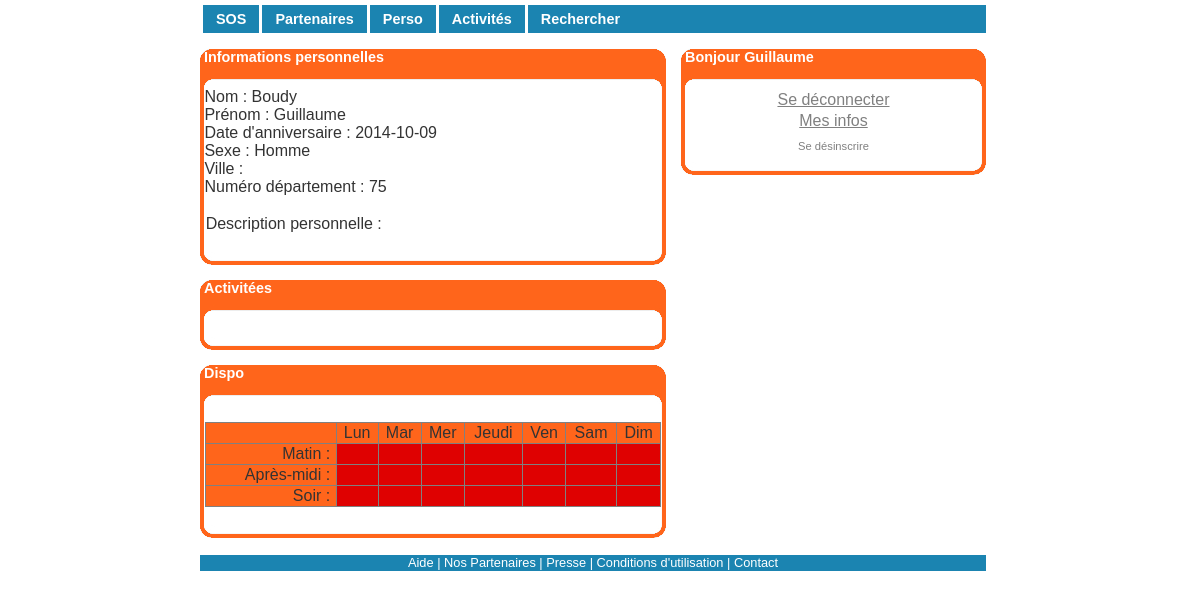
The page /perso.php?id=5 (signed in) on the database as committed earlier.
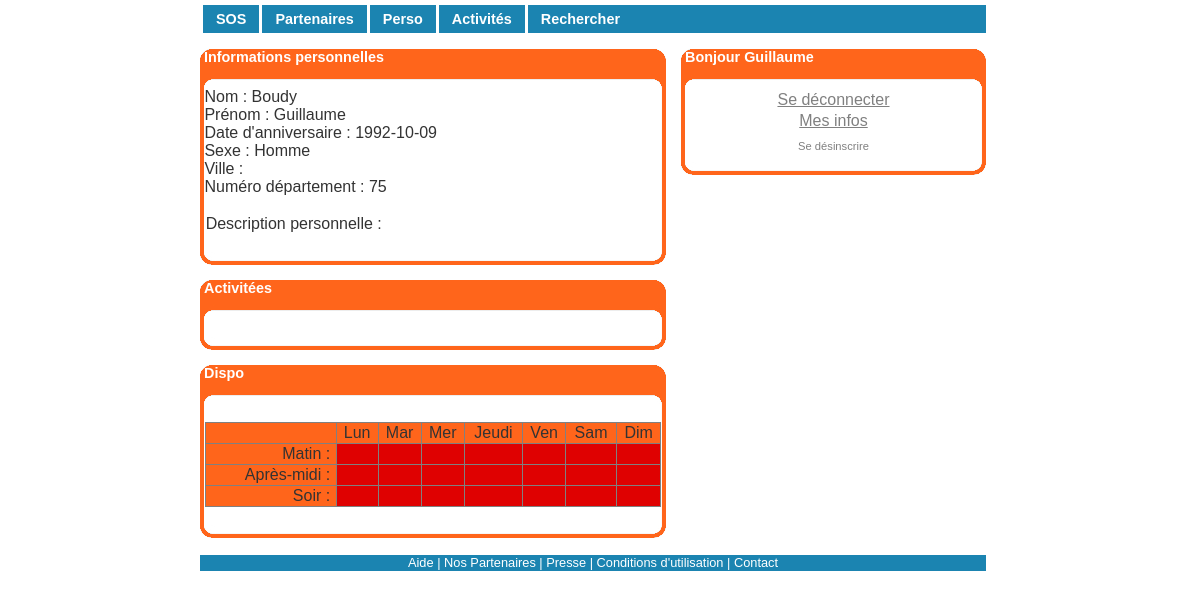
The same page on the database as committed later.
### tables this page shows
CREATE TABLE IF NOT EXISTS `users` (
  `id` int(11) NOT NULL AUTO_INCREMENT,
  `nom` varchar(255) NOT NULL,
  `prenom` varchar(255) NOT NULL,
  `birth` date NOT NULL,
  `mdp` char(150) NOT NULL,
  `sexe` varchar(50) NOT NULL,
  `email` varchar(255) NOT NULL,
  `avatar` varchar(255) DEFAULT NULL,
  `ville` varchar(255) DEFAULT NULL,
  `numDep` int(5) DEFAULT NULL,
  `tel` varchar(10) DEFAULT NULL,
  `description` text,
  `afficheEmail` tinyint(1) DEFAULT NULL,
  `AfficheTel` tinyint(1) DEFAULT NULL,
  `pass` varchar(50) DEFAULT NULL,
  `valide` varchar(50) DEFAULT NULL,
  PRIMARY KEY (`id`)
);

### perso.php (the view, shortened to what the rows shown need)
<?php
	include("FctPhp.php");
	if (!isset($_SESSION['id'])) {
		header('location:index.php');
	}
	else {
		$UserCurrentId = $_SESSION['id'];
		if (!isset($_GET['id'])) {
			$id = $_SESSION['id'];
		}
		else {
			$id = $_GET['id'];
		}
		$req = "SELECT nom, prenom, birth, mdp, sexe, email, avatar, ville, numDep, tel, description, afficheEmail, AfficheTel FROM users WHERE id=".$id;
		$resultat = mysql_query($req) or die('Erreur SQL !<br>'.$req.'<br>'.mysql_error());
		$ligne = mysql_fetch_assoc($resultat);
		$nom = $ligne['nom'];
		$prenom = $ligne['prenom'];
		$birth = $ligne['birth'];
		$birthEx = explode("-", $birth);
		$jour = $birthEx[2];
		$mois = $birthEx[1];
		$annee = $birthEx[0];
		$sexe = $ligne['sexe'];
		$email = $ligne['email'];
		$ville = $ligne['ville'];
		$numDep = $ligne['numDep'];
		$tel = $ligne['tel'];
		$description = $ligne['description'];
		$afficheEmail = $ligne['afficheEmail'];
		$AfficheTel = $ligne['AfficheTel'];
		$sqlDispo2 = "SELECT * FROM dispo WHERE idUser='".$id."'";
		$reqDispo2 = mysql_query($sqlDispo2) or die('Erreur SQL !<br>'.$sqlDispo2.'<br>'.mysql_error());
		$dataDispo2 = mysql_fetch_assoc($reqDispo2);
	}
?>
<html xmlns="http://www.w3.org/1999/xhtml"><head>
	<link rel="stylesheet" href="style.css" type="text/css" charset="utf-8">
	<body>
		<div id="conteneur">
			<div id="contenu_annexe">
				<?php
				if ($id == $UserCurrentId && isset($_POST['modif_perso'])) {
					echo '<div class="boitegrise_466 sans_marge_gauche">
						<h2>&nbsp;Informations personnelles</h2>
						<form method="POST" action="perso.php">
						&nbsp;Nom : <input type="text" name="nom" value="'.$nom.'" /><br>
						&nbsp;Prénom : <input type="text" name="prenom" value="'.$prenom.'" /><br>
						&nbsp;Date d\'anniversaire : '; ShowListBoxBirth($jour, $mois, $annee); echo '<br>
						&nbsp;Sexe : <input type="radio" name="sexe" value="Homme" '; if ($sexe == "Homme") echo "checked"; echo ' /> Homme <input type="radio" name="sexe" value="Femme" '; if ($sexe == "Femme") echo "checked"; echo ' /> Femme<br>
						&nbsp;Téléphone : <input type="text" name="tel" value="'.$tel.'" /><br>
						&nbsp;Email : <input type="text" name="email" value="'.$email.'" /><br>
						&nbsp;Ville : <input type="text" name="ville" value="'.$ville.'" /><br>
						&nbsp;Code postal : <input type="text" name="numDep" value="'.$numDep.'" /><br>
						&nbsp;Description personnelle : <br><textarea name="description" value="'.$description.'" class="modif_compte">'.$description.'</textarea><br><br>
						&nbsp;Afficher mon email : <input type="radio" name="afficheEmail" value="1" '; if ($afficheEmail == "1") echo "checked"; echo ' /> Oui <input type="radio" name="afficheEmail" value="0" '; if ($afficheEmail == "0") echo "checked"; echo ' /> Non<br>
						&nbsp;Afficher mon numéro : <input type="radio" name="AfficheTel" value="1" '; if ($AfficheTel == "1") echo "checked"; echo ' /> Oui <input type="radio" name="AfficheTel" value="0" '; if ($AfficheTel == "0") echo "checked"; echo ' /> Non<br>
						<br>
						<input type="submit" name="modif_perso_valid" value="Valider" class="modif_compte_valid"/>
						<input type="submit" value="Annuler" class="modif_compte_valid"/>
						</form>
						<div class="finboite"></div>
						</div>';
				}
				else {
					echo '<div class="boitegrise_466 sans_marge_gauche">
						<h2>&nbsp;Informations personnelles</h2>
						&nbsp;Nom : '.$nom.'<br>
						&nbsp;Prénom : '.$prenom.'<br>
						&nbsp;Date d\'anniversaire : '.$birth.'<br>
						&nbsp;Sexe : '.$sexe.'<br>';
						echo '&nbsp;Ville : '.$ville.'<br>
						&nbsp;Numéro département : '.$numDep.'<br /><br />
						<table border="0" style="width: 98%;" align="center">
							<tbody>
								<tr>
									<td>Description personnelle : <br />'.$description.'</td>
								</tr>
							</tbody>
						</table><br />';
						echo '
						<div class="finboite"></div>
						</div>';
				}
				getConnexion();
				if ($id == $UserCurrentId && isset($_POST['modif_activite'])) {
					echo '<div class="boitegrise_466 sans_marge_gauche">
						<h2>&nbsp;Activitées</h2>
						<br>
						<form method="POST" action="perso.php" >
						<input type="submit" name="modif_activite_valid" value="Valider" class="modif_compte_valid"/>
						<input type="submit" value="Annuler" class="modif_compte_valid"/>
						</form>
						<div class="finboite"></div>
						</div>';
				}
				else {
					echo '<div class="boitegrise_466 sans_marge_gauche">
						<h2>&nbsp;Activitées</h2>
						<br>';
						echo '
						<div class="finboite"></div>
						</div>';
				}
				if ($id == $UserCurrentId && isset($_POST['modif_dispo'])) {
					echo '<div class="boitegrise_466 sans_marge_gauche">
						<h2>&nbsp;Dispo</h2>
						<br>
						<form method="POST" action="perso.php" >
							<table border="0" style="width: 98%;" align="center">
							<tbody>
								<tr>
									<td style="text-align:center">
										&nbsp;
									</td>
									<td style="text-align:center">
										Lun
									</td>
									<td style="text-align:center">
										Mar
									</td>
									<td style="text-align:center">
										Mer
									</td>
									<td style="text-align:center">
										Jeudi
									</td>
									<td style="text-align:center">
										Ven
									</td>
									<td style="text-align:center">
										Sam
									</td>
									<td style="text-align:center">
										Dim
									</td>
								</tr>
								<tr>
									<td style="text-align:right">
										Matin :
									</td>
									<td style="text-align:center">
										<input type="checkbox" name="dispo[]" value="L1" ';if ($dataDispo2['L1'] == "1") echo 'checked'; echo'>
									</td>
									<td style="text-align:center">
										<input type="checkbox" name="dispo[]" value="Ma1" ';if ($dataDispo2['Ma1'] == "1") echo 'checked'; echo'>
									</td>
									<td style="text-align:center">
										<input type="checkbox" name="dispo[]" value="Me1" ';if ($dataDispo2['Me1'] == "1") echo 'checked'; echo'>
									</td>
									<td style="text-align:center">
										<input type="checkbox" name="dispo[]" value="J1" ';if ($dataDispo2['J1'] == "1") echo 'checked'; echo'>
									</td>
									<td style="text-align:center">
										<input type="checkbox" name="dispo[]" value="V1" ';if ($dataDispo2['V1'] == "1") echo 'checked'; echo'>
									</td>
									<td style="text-align:center">
										<input type="checkbox" name="dispo[]" value="S1" ';if ($dataDispo2['S1'] == "1") echo 'checked'; echo'>
									</td>
									<td style="text-align:center">
										<input type="checkbox" name="dispo[]" value="D1" ';if ($dataDispo2['D1'] == "1") echo 'checked'; echo'>
									</td>
								</tr>
								<tr>
									<td style="text-align:right">
										Après-midi :
									</td>
									<td style="text-align:center">
										<input type="checkbox" name="dispo[]" value="L2" ';if ($dataDispo2['L2'] == "1") echo 'checked'; echo'>
									</td>
									<td style="text-align:center">
										<input type="checkbox" name="dispo[]" value="Ma2" ';if ($dataDispo2['Ma2'] == "1") echo 'checked'; echo'>
									</td>
									<td style="text-align:center">
										<input type="checkbox" name="dispo[]" value="Me2" ';if ($dataDispo2['Me2'] == "1") echo 'checked'; echo'>
									</td>
									<td style="text-align:center">
										<input type="checkbox" name="dispo[]" value="J2" ';if ($dataDispo2['J2'] == "1") echo 'checked'; echo'>
									</td>
									<td style="text-align:center">
										<input type="checkbox" name="dispo[]" value="V2" ';if ($dataDispo2['V2'] == "1") echo 'checked'; echo'>
									</td>
									<td style="text-align:center">
										<input type="checkbox" name="dispo[]" value="S2" ';if ($dataDispo2['S2'] == "1") echo 'checked'; echo'>
									</td>
									<td style="text-align:center">
										<input type="checkbox" name="dispo[]" value="D2" ';if ($dataDispo2['D2'] == "1") echo 'checked'; echo'>
									</td>
								</tr>
								<tr>
									<td style="text-align:right">
										Soir :
									</td>
									<td style="text-align:center">
										<input type="checkbox" name="dispo[]" value="L3" ';if ($dataDispo2['L3'] == "1") echo 'checked'; echo'>
									</td>
									<td style="text-align:center">
										<input type="checkbox" name="dispo[]" value="Ma3" ';if ($dataDispo2['Ma3'] == "1") echo 'checked'; echo'>
									</td>
									<td style="text-align:center">
										<input type="checkbox" name="dispo[]" value="Me3" ';if ($dataDispo2['Me3'] == "1") echo 'checked'; echo'>
									</td>
									<td style="text-align:center">
										<input type="checkbox" name="dispo[]" value="J3" ';if ($dataDispo2['J3'] == "1") echo 'checked'; echo'>
									</td>
									<td style="text-align:center">
										<input type="checkbox" name="dispo[]" value="V3" ';if ($dataDispo2['V3'] == "1") echo 'checked'; echo'>
									</td>
									<td style="text-align:center">
										<input type="checkbox" name="dispo[]" value="S3" ';if ($dataDispo2['S3'] == "1") echo 'checked'; echo'>
									</td>
									<td style="text-align:center">
										<input type="checkbox" name="dispo[]" value="D3" ';if ($dataDispo2['D3'] == "1") echo 'checked'; echo'>
									</td>
								</tr>
							</tbody>
						</table>
						<br />
						<input type="submit" name="modif_dispo_valid" value="Valider" class="modif_compte_valid"/>
						<input type="submit" value="Annuler" class="modif_compte_valid"/>
						</form>
						<div class="finboite"></div>
						</div>';
				}
				else {
					echo '<div class="boitegrise_466 sans_marge_gauche">
						<h2>&nbsp;Dispo</h2>
						<br>
						<table border="1" style="width: 98%;" align="center">
							<tbody>
								<tr>
									<td bgcolor="FF651B" style="text-align:center">
										&nbsp;
									</td>
									<td bgcolor="FF651B" style="text-align:center">
										Lun
									</td>
									<td bgcolor="FF651B" style="text-align:center">
										Mar
									</td>
									<td bgcolor="FF651B" style="text-align:center">
										Mer
									</td>
									<td bgcolor="FF651B" style="text-align:center">
										Jeudi
									</td>
									<td bgcolor="FF651B" style="text-align:center">
										Ven
									</td>
									<td bgcolor="FF651B" style="text-align:center">
										Sam
									</td>
									<td bgcolor="FF651B" style="text-align:center">
										Dim
									</td>
								</tr>
								<tr>
									<td bgcolor="FF651B" style="text-align:right">
										Matin :&nbsp;
									</td>
									<td bgcolor="';if ($dataDispo2['L1'] == "1") echo '#3ADF00'; else echo'#DF0101'; echo'" style="text-align:center">
									</td>
									<td bgcolor="';if ($dataDispo2['Ma1'] == "1") echo '#3ADF00'; else echo'#DF0101'; echo'" style="text-align:center">
									</td>
									<td bgcolor="';if ($dataDispo2['Me1'] == "1") echo '#3ADF00'; else echo'#DF0101'; echo'" style="text-align:center">
									</td>
									<td bgcolor="';if ($dataDispo2['J1'] == "1") echo '#3ADF00'; else echo'#DF0101'; echo'" style="text-align:center">
									</td>
									<td bgcolor="';if ($dataDispo2['V1'] == "1") echo '#3ADF00'; else echo'#DF0101'; echo'" style="text-align:center">
									</td>
									<td bgcolor="';if ($dataDispo2['S1'] == "1") echo '#3ADF00'; else echo'#DF0101'; echo'" style="text-align:center">
									</td>
									<td bgcolor="';if ($dataDispo2['D1'] == "1") echo '#3ADF00'; else echo'#DF0101'; echo'" style="text-align:center">
									</td>
								</tr>
								<tr>
									<td bgcolor="FF651B" style="text-align:right">
										Après-midi :&nbsp;
									</td>
									<td bgcolor="';if ($dataDispo2['L2'] == "1") echo '#3ADF00'; else echo'#DF0101'; echo'" style="text-align:center">
									</td>
									<td bgcolor="';if ($dataDispo2['Ma2'] == "1") echo '#3ADF00'; else echo'#DF0101'; echo'" style="text-align:center">
									</td>
									<td bgcolor="';if ($dataDispo2['Me2'] == "1") echo '#3ADF00'; else echo'#DF0101'; echo'" style="text-align:center">
									</td>
									<td bgcolor="';if ($dataDispo2['J2'] == "1") echo '#3ADF00'; else echo'#DF0101'; echo'" style="text-align:center">
									</td>
									<td bgcolor="';if ($dataDispo2['V2'] == "1") echo '#3ADF00'; else echo'#DF0101'; echo'" style="text-align:center">
									</td>
									<td bgcolor="';if ($dataDispo2['S2'] == "1") echo '#3ADF00'; else echo'#DF0101'; echo'" style="text-align:center">
									</td>
									<td bgcolor="';if ($dataDispo2['D2'] == "1") echo '#3ADF00'; else echo'#DF0101'; echo'" style="text-align:center">
									</td>
								</tr>
								<tr>
									<td bgcolor="FF651B" style="text-align:right">
										Soir :&nbsp;
									</td>
									<td bgcolor="';if ($dataDispo2['L3'] == "1") echo '#3ADF00'; else echo'#DF0101'; echo'" style="text-align:center">
									</td>
									<td bgcolor="';if ($dataDispo2['Ma3'] == "1") echo '#3ADF00'; else echo'#DF0101'; echo'" style="text-align:center">
									</td>
									<td bgcolor="';if ($dataDispo2['Me3'] == "1") echo '#3ADF00'; else echo'#DF0101'; echo'" style="text-align:center">
									</td>
									<td bgcolor="';if ($dataDispo2['J3'] == "1") echo '#3ADF00'; else echo'#DF0101'; echo'" style="text-align:center">
									</td>
									<td bgcolor="';if ($dataDispo2['V3'] == "1") echo '#3ADF00'; else echo'#DF0101'; echo'" style="text-align:center">
									</td>
									<td bgcolor="';if ($dataDispo2['S3'] == "1") echo '#3ADF00'; else echo'#DF0101'; echo'" style="text-align:center">
									</td>
									<td bgcolor="';if ($dataDispo2['D3'] == "1") echo '#3ADF00'; else echo'#DF0101'; echo'" style="text-align:center">
									</td>
								</tr>
							</tbody>
						</table>
						<br />';
						echo '
						<div class="finboite"></div>
						</div>';
				}
				?>
			</div><div class="spacer"></div>
		</div>
	</body>
</html>

### FctPhp.php (shortened to what the rows shown need)
<?php
	function getConnexion() {
		echo '<div id="login" class="boitegrise_305">';
						if (isset($_SESSION["id"])) {
							$sqlPrenom = "SELECT prenom FROM users WHERE id='".$_SESSION['id']."'";
							$reqPrenom = mysql_query($sqlPrenom) or die('Erreur SQL !<br>'.$sqlPrenom.'<br>'.mysql_error());
							$data = mysql_fetch_assoc($reqPrenom);
							echo '<h2>&nbsp;Bonjour '.$data["prenom"].'</h2>
							<p>
								<center><a href="deconnexion.php">Se déconnecter<a></center>
							</p>
							<p>
								<center><a href="perso.php">Mes infos</a></center>
							</p>
							<p class="align_image">
								<a href="Desinscription.php">Se désinscrire</a>
							</p>';
						}
						echo '<div class="finboite"></div></div>';
	}
?>

Rows that differ between the two databases and show on the page:
changed users "Boudy": birth "2014-10-09" → "1992-10-09"
